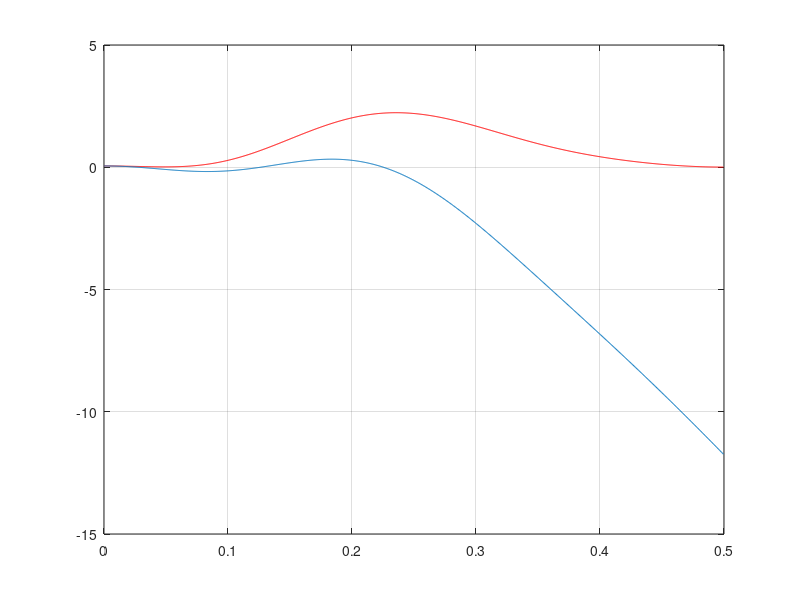

MATLAB code to generate this figure:
fs = 1;
fn = fs/2;

plotPoints = 1024;

writeFile = 0;

taps = 11;
order = taps-1;
wc = 0.025:0.05:0.275;
gain = 1./abs(sinc(wc).^3);
wc = [0.025:0.05:0.475];
gain = [ gain(1:(length(gain)-1)) gain((length(gain)-1):-1:1)];
bfilter = remez(order,2*[wc],[gain]);

[Hc,w] = freqz(bfilter,1,plotPoints,fs);
Hc = Hc + 1e-6;
figure(1);
hold off
plot(w,20*log10(abs(Hc)),'r'),grid
hold on
plot(w,20*log10(abs(Hc).*(abs(sinc(w).^3))));

dcGain = sum(bfilter);
gainAdjust = 2^(ceil(log2(dcGain)) - log2(dcGain) - 1);
bfilter = gainAdjust .* bfilter;
bfilter = round((2^17).*bfilter);

if writeFile == 1
    fid = fopen('cicCompCoefs.h','w');
    fprintf(fid,'parameter val0 = %d;\n',bfilter(2));
    fprintf(fid,'wire [17:0] coef0 = val0;\n');
    fprintf(fid,'parameter val1 = %d;\n',bfilter(4));
    fprintf(fid,'wire [17:0] coef1 = val1;\n');
    fprintf(fid,'parameter val2 = %d;\n',round(bfilter(6)/2));
    fprintf(fid,'wire [17:0] coef2 = val2;\n');
    fclose(fid);
end



